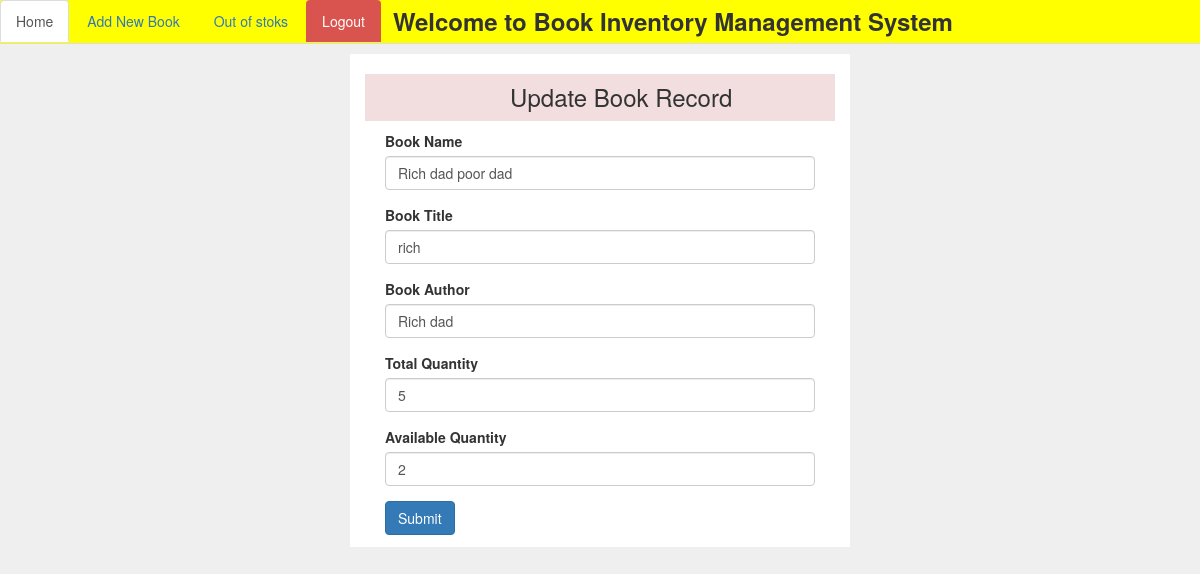
The page /library/edit/1/ (signed in) on the database its author committed.
### Bookapp/models.py (models this page shows, shortened)
class Books(models.Model):
    bname = models.CharField(max_length=50)
    b_title = models.CharField(max_length=160)
    b_author = models.CharField(max_length=50)
    publish_date = models.DateField(default=datetime.date.today())
    total_quantity = models.BigIntegerField(max_length=5)
    aval_quantity = models.BigIntegerField(max_length=5, null=True, blank=True)

### Bookapp/views.py (the view, shortened to what this page needs)
# urls.py: path('edit/<int:bid>/',views.editBook),
def editBook(request,bid):
    if request.user.is_authenticated:
        data=Books.objects.get(id=bid)
        return render(request,'edit.html',{'data':data})
    else:
        return HttpResponse("<center>Invailed user login first<br><a href="'/login/'">Login</a>")

### Bookapp/templates/edit.html (shortened to what this page needs)
{% extends "base.html" %}
{% block body %}
<ul class="nav nav-tabs" style="background-color:yellow;margin-top:-20px">
    <li class="active"><a href="/library/">Home</a></li>
    <li><a href="/library/create/">Add New Book</a></li>
    <li><a href="/library/outstoks/">Out of stoks</a></li>
    <li><a class="btn btn-danger" href="/logout/">Logout</a></li>
    <li style="margin-left:10px;margin-top:-12px"><h3><b>
        Welcome to Book Inventory Management System</b></h3></li>
</ul>
<div class="col-sm-5" style="margin-left:350px;margin-top:10px;background-color:white;">
    <div class="bg-danger text-white"><h3 style="margin-left:135px;padding:10px">
        Update Book Record</h3></div>
    <form action="" method="POST" style="margin-left:20px;margin-right:20px;margin-bottom:12px"
          enctype="multipart/form-data">
        <div class="form-group">
            <label class="form-label">Book Name</label>
            <input type="text" class="form-control" name="bname" required value="{{data.bname}}">
        </div>
        <div class="form-group">
            <label class="form-label">Book Title</label>
            <input type="text" class="form-control" name="title" required
                   value="{{data.b_title}}">
        </div>
        <div class="form-group">
            <label class="form-label">Book Author</label>
            <input type="text" class="form-control" name="author" required value="{{data.b_author}}">
        </div>
        <div class="form-group">
            <label class="form-label">Total Quantity</label>
            <input type="text" class="form-control mb-2" name="total" required value="{{data.total_quantity}}">
        </div>
        <div class="form-group">
            <label class="form-label">Available Quantity</label>
            <input type="text" class="form-control mb-2" name="aval" required value="{{data.aval_quantity}}">
        </div>
        <input class="btn btn-primary" type="submit">
    </form>
</div>
    {% endblock %}

### rows shown on the page
Books: bname "Rich dad poor dad", title "rich", author "Rich dad", total "5", aval "2"
